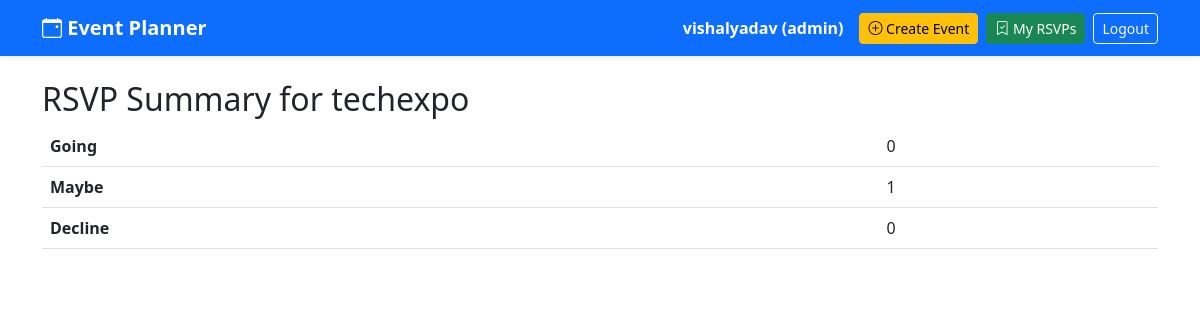
The page /events/3/summary/ (signed in) on the database its author committed.
### accounts/models.py (models this page shows)
class User(AbstractUser):
    ROLE_CHOICES = (
        ('admin', 'Admin'),
        ('user', 'User'),
    )
    role = models.CharField(max_length=10, choices=ROLE_CHOICES, default='user')
    def is_admin(self):
        return self.role == 'admin'

### events/models.py (models this page shows, shortened)
class Event(models.Model):
    title = models.CharField(max_length=200)
    description = models.TextField()
    date = models.DateField()
    start_time = models.TimeField()
    end_time = models.TimeField()
    location = models.CharField(max_length=255)
    created_by = models.ForeignKey(settings.AUTH_USER_MODEL, on_delete=models.CASCADE, related_name='events')

### events/views.py (the view)
# urls.py: path('<int:pk>/summary/', views.event_rsvp_summary, name='event_rsvp_summary'),
@login_required
@user_passes_test(is_admin)
def event_rsvp_summary(request, pk):
    event = get_object_or_404(Event, pk=pk)
    going = RSVP.objects.filter(event=event, status='Going').count()
    maybe = RSVP.objects.filter(event=event, status='Maybe').count()
    decline = RSVP.objects.filter(event=event, status='Decline').count()
    return render(request, 'events/summary.html', {
        'event': event,
        'going': going,
        'maybe': maybe,
        'decline': decline,
    })

### events/views.py (called while the page is built)
def is_admin(user):
    return user.is_authenticated and user.is_admin()

### templates/events/summary.html
{% extends 'base.html' %}
{% block content %}
<h2>RSVP Summary for {{ event.title }}</h2>
<table class="table">
    <tr>
        <th>Going</th>
        <td>{{ going }}</td>
    </tr>
    <tr>
        <th>Maybe</th>
        <td>{{ maybe }}</td>
    </tr>
    <tr>
        <th>Decline</th>
        <td>{{ decline }}</td>
    </tr>
</table>
{% endblock %}

### templates/navbar.html (shortened to what this page needs)
<nav class="navbar navbar-expand-lg navbar-dark bg-primary shadow-sm">
    <div class="container">
        <a class="navbar-brand fw-bold" href="{% url 'event_list' %}">
            <i class="bi bi-calendar-event"></i> Event Planner
        </a>
        <div class="collapse navbar-collapse" id="navbarNav">
            <ul class="navbar-nav ms-auto align-items-center">
                {% if user.is_authenticated %}
                    <li class="nav-item me-3 text-white fw-semibold">
                        {{ user.username }} ({{ user.role }})
                    </li>
                    {% if user.is_admin %}
                        <li class="nav-item">
                            <a href="{% url 'event_create' %}" class="btn btn-warning btn-sm me-2">
                                <i class="bi bi-plus-circle"></i> Create Event
                            </a>
                        </li>
                    {% endif %}
                    <li class="nav-item">
                        <a href="{% url 'my_rsvps' %}" class="btn btn-success btn-sm me-2">
                            <i class="bi bi-bookmark-check"></i> My RSVPs
                        </a>
                    </li>
                    <li class="nav-item">
                        <a href="{% url 'logout' %}" class="btn btn-outline-light btn-sm">
                            Logout
                        </a>
                    </li>
                {% endif %}
            </ul>
        </div>
    </div>
</nav>

### rows shown on the page
User: username "vishalyadav", role "admin"
Event: title "techexpo"

### other values the page prints
{{ going }} "0"
{{ maybe }} "1"
{{ decline }} "0"
